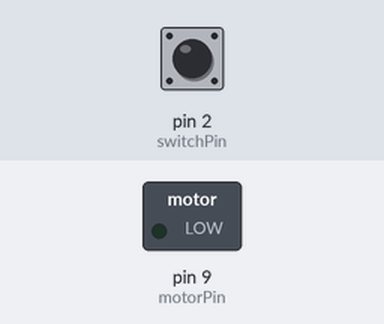
The sketch below on a simulated Arduino Uno, built with avr-gcc and run on an emulated ATmega328P. Parts: switched loads named in the sketch (green lamp = pin HIGH). The inputs (shaded band) are chosen by the test bench; at power-on: pin 2 (switchPin) LOW.

Above: at 1.2 s.
1.3 s: pin 2 (switchPin) pulled HIGH for 0.15 s
At 1.37 s:
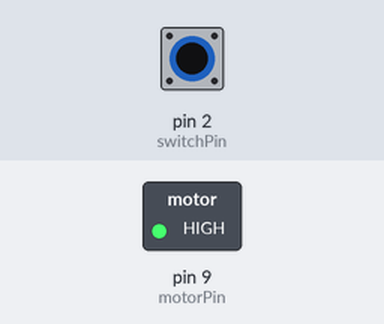
2.9 s: pin 2 (switchPin) pulled HIGH for 3.2 s
At 6.6 s:
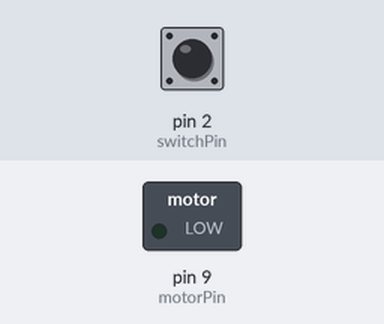
Timing chart, 0 to 8.1 s (numbered marks = the images above; inputs shaded):
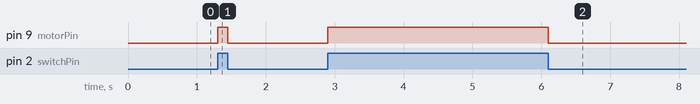

The sketch:

project9_MotorizedPinwheel.ino
```cpp
const int switchPin = 2;
const int motorPin = 9;
int swichtState = 0;

void setup() {
  // put your setup code here, to run once:
  pinMode(motorPin, OUTPUT);
  pinMode(switchPin, INPUT);
}

void loop() {
  // put your main code here, to run repeatedly:
  swichtState = digitalRead(switchPin);
  if ( swichtState == HIGH){
    digitalWrite(motorPin, HIGH);
  }
  else{
    digitalWrite(motorPin, LOW);
  }
}
```

Measured:
- after the input at 1.3 s, pin 9 (motorPin): LOW → HIGH at once, → LOW 0.15 s later
- after the input at 2.9 s, pin 9 (motorPin): LOW → HIGH at once, → LOW 3.2 s later
